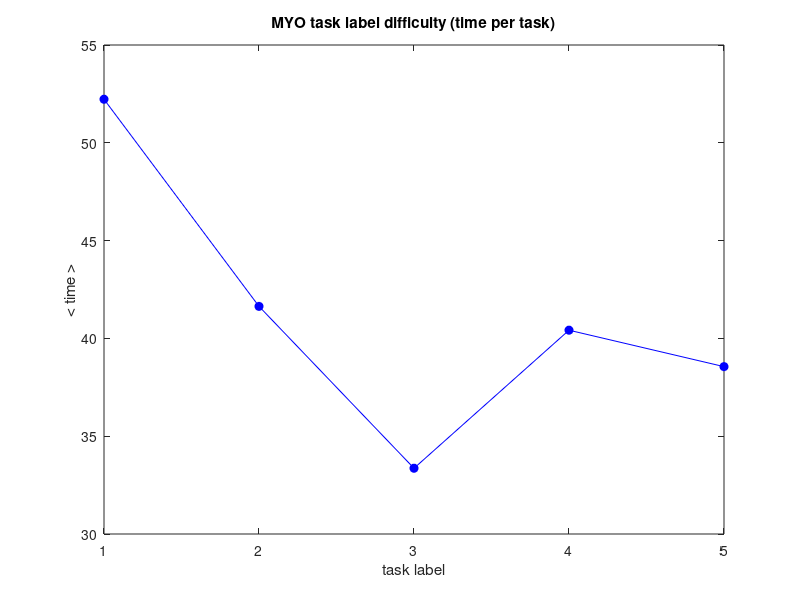
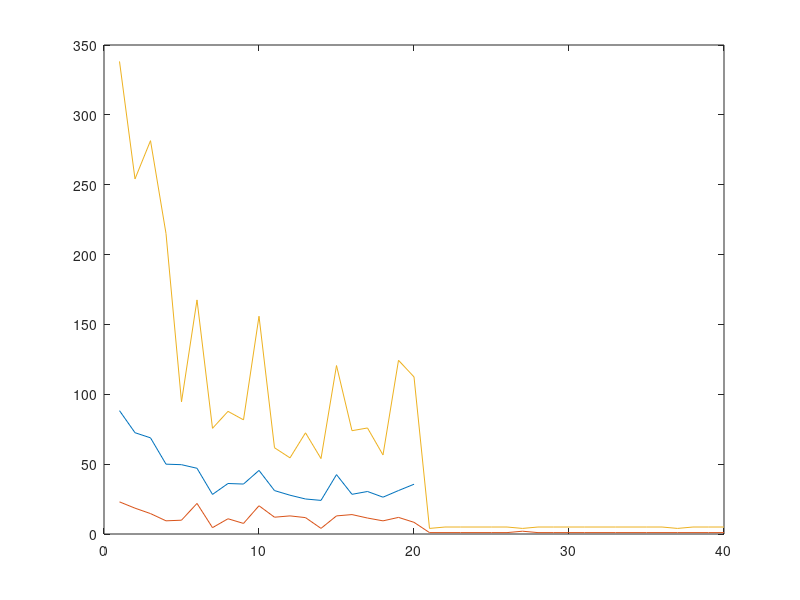
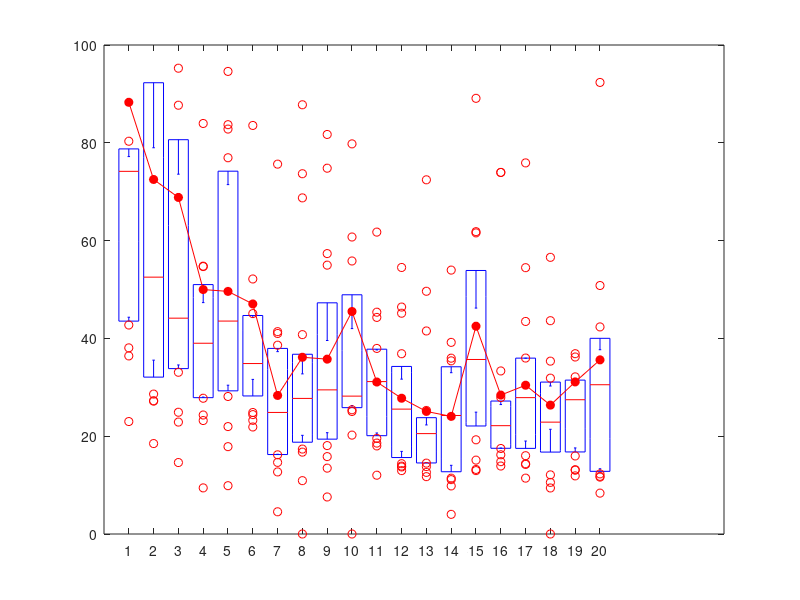

Write the MATLAB code that produced these figures, in order. (Note: this script raises an error after producing the figures.)
%% DATA ANALYSIS

clc
clear all
close all

%% Load data

% read the data file
%dataPath = '/Users/Paolo/Documents/AAU/2015-2016/Fall Semester Project/MYO-SMC705/pd_patch/results/';
%addpath( dataPath);
fid = fopen( './tasks_CLEANED.txt');
data = textscan( fid, '%f%f%f%f%f%f%s', 'delimiter', {' ',';'});
fclose(fid);

% dataset matrix: userID | taskID | taskLab | click | time | device(myo=1,pho=2)
dataset = [ data{2} data{3} data{4} data{5} data{6} strcmp( data{7}, 'myo') ];

% DEFINE INDICES:
% to select a particular combination of data, intersect the
% indices and extract the data of interest from 'dataset'.
totUsers = max( dataset(:, 1));
for i = 1:totUsers
    idx_user{i} = find( dataset(:, 1) == i );
end
for i = 1:20
    idx_taskID{i} = find( dataset(:, 2) == i );
end
for i = 1:5
    idx_taskLab{i} = find( dataset(:,3) == i );
end
idx_myo = find( dataset(:, 6) == 1 );
idx_pho = find( dataset(:, 6) == 0 );

% add average unlock time at phone (still to be measured).
unlockTime = 5;
dataset(idx_pho, 5) = dataset(idx_pho, 5) + unlockTime;

% add 2 clicks for unlock/lock at phone.
dataset(idx_pho, 4) = dataset(idx_pho, 4) + 2;


%% CHECK DATA INTEGRITY
% this part of the code gives a matrix ('missing) containing the missing 
% how many taskID are missing per user.
% The first column is the userID, the second column is the number of
% missing taskID for the myo, the third column is the number of missing
% taskID for the phone.

compare = [1:20]';
for i = 1:totUsers
    temp = dataset( intersect( idx_user{i}, idx_myo), 2);
    missing_myo{i} = setdiff( compare, temp);
    temp2 = dataset( intersect( idx_user{i}, idx_pho), 2);
    missing_pho{i} = setdiff( compare, temp2);
end


%% MYO SINGLE TASK DIFFICULTY in terms of time-to-complete-task

% in this section we calculate the time necessary to complete each taskLab 
% averaging among users and rounds. The purpose is to check if all tasks 
% have the same difficulty level.

% here we distinguish lines by taskLab, userID, myo.
% To select myo data of userID=1 and taskID=2 use idx_mix{1,2}
% Rows correspond to userID and columns to taskID.
clearvars idx_mix
for i = 1:totUsers
    for j = 1:20
        idx_mix{i,j} = intersect( intersect( idx_myo, idx_user{i}), idx_taskID{j} );
    end
end

% Initialize a matrix of totUsers rows and 5 columns containing for each
% userID the average time for completed taskLab => element (3,2) in the
% matrix corresponds to the time for userID=3 to complete taskLab=2,
% averaged over all 4 rounds for that taskLab.
% In the end we compute the average time for each taskLab among all users
% (by summing elements on each column).

MYO_taskDifficultyTime = zeros( totUsers, 5, 5);

for i = 1:totUsers
    % initialize a matrix of zeros: for each taskLab of the userID it
    % will be incremented by 1 in the corresponding element taskLab. 
    % Useful to understand if any task is missing in some round and
    % will be used when computing the average time among rounds for a
    % particular taskLab.
    roundTask = zeros(1,5);
    for j = 1:20
        % eventually missing tasks are neglected:
        % for taskID=i we count how many users are missing it and we remove
        % them from the computation of the average time
        if nnz( missing_myo{i} == j) ~= 0
            continue
        end
        % check which taskLab the taskID corresponds to and insert it in
        % the corresponding element in the matrix
        taskLab = unique( dataset( idx_mix{i,j}, 3));
        roundTask( taskLab) = roundTask( taskLab) + 1;
        MYO_taskDifficultyTime( i, taskLab, roundTask( taskLab)) = ...
            max( dataset( idx_mix{i,j}, 5));
    end
    % clear roundTask for next userID
    clearvars roundTask
end

% average over rounds for each userID and each taskLab
for i = 1:totUsers
    for j = 1:5
        MYO_taskDifficultyTime( i,j,1) = ...
            mean( nonzeros( MYO_taskDifficultyTime( i,j,:)));
    end
end

% average over userID
MYO_taskDifficultyTime( 1,:,1) = mean( MYO_taskDifficultyTime(:,:,1));

% plot
figure('Name', 'Myo task label time')
plot( MYO_taskDifficultyTime( 1, :, 1), '-ob', 'MarkerFaceColor', 'b')

% plot settings
title( 'MYO task label difficulty (time per task)')
xlabel( 'task label')
ylabel( '< time >' )
set( gca, 'XTick', [1:5])

% use difficulty as a weigth for task time when plotting learning curve
weights = MYO_taskDifficultyTime(1,1,1) * ...
    (ones( 1,5) ./ MYO_taskDifficultyTime( 1,:,1));





%% MYO LEARNING CURVE AMONG ALL 20 TASKS (SISTEMARE DETTAGLI GRAFICI)

% here we distinguish lines by userID, taskID, myo.
% To select myo data of userID=1 and taskID=2 use idx_mix{1,2}.
% Rows correspond to userID and columns to taskID.
for i = 1:totUsers
    for j = 1:20
        idx_mix{i,j} = intersect( intersect( idx_myo, idx_user{i}), idx_taskID{j} );
    end
end

% Initialize a matrix of totUsers rows by 20 columns that will contain 
% the time necessary for each userID to complete taskID
% The time of each single line is cumulative until the taskID increment.
% Total time for the taskID to be completed is the maximum of all the time
% for that taskID.
MYO_taskTime = zeros( totUsers, 20, 2);
for i = 1:20
    for j = 1:totUsers
        % eventually missing tasks are neglected:
        % for taskID=i we count how many users are missing it and we remove
        % them from the computation of the average time
        if nnz( missing_myo{j} == i) ~= 0
            continue
        end
        % time for completed taskID is the max for that particular taskID
        MYO_taskTime(j,i,1) = max( dataset( idx_mix{j,i}, 5));
        MYO_taskTime(j,i,2) = unique( dataset( idx_mix{j,i}, 3));
    end
end

% average time for each taskID
MYO_averageTaskTime = zeros( 1, 20);
for i = 1:20
    MYO_averageTaskTime(i) = mean( nonzeros( MYO_taskTime( :,i,1)));
end

% weighted average time for each taskID
MYO_weightedAverageTaskTime = zeros( 1, 20);
for i = 1:20
    missing = 0;
    for j = 1:totUsers
        if nnz( missing_myo{j} == i) ~= 0
            missing = missing + 1;
            continue
        end
        MYO_weightedAverageTaskTime(1, i) = MYO_weightedAverageTaskTime(1, i) + ...
            weights( MYO_taskTime(j,i,2)) .* MYO_taskTime(j,i,1);
    end
    MYO_weightedAverageTaskTime(1,i) = MYO_weightedAverageTaskTime(1,i) / ( sum( weights) * (totUsers - missing) );
end

% minimum time for each taskID
temp = MYO_taskTime;
temp( ~temp) = Inf;
MYO_minTaskTime = min( temp);
clearvars temp

% maximum time for each taskID
MYO_maxTaskTime = max( MYO_taskTime);

% plot average time with min and max times
fig1 = figure('Name', 'Learning curve: average, min, max')
plot( MYO_averageTaskTime(:))
hold on
plot( MYO_minTaskTime(:))
hold on
plot( MYO_maxTaskTime(:))

% plot percentiles of task time with boxplot
fig2 = figure('Name', 'Learning curve: percentiles (25, 75)')
boxplot( MYO_taskTime, 'Whisker', 0)
h=findobj(gca,'tag','Outliers');
delete(h)
set( gca, 'YLim', [0,100])
hold on
plot( MYO_averageTaskTime, '-or', 'MarkerFaceColor', 'r')
hold on

% compute percentiles (25,75) and plot them
perc25_75 = prctile( MYO_taskTime, [25,75]);
errBar = perc25_75(1,:) - MYO_averageTaskTime;
errBar = [ errBar; perc25_75(2,:) - MYO_averageTaskTime];
fig3 = figure('Name', 'Learning curve: percentiles (25, 75)')
plot( MYO_averageTaskTime, '-ob', 'MarkerFaceColor', 'b')
hold on
errorbar([1:20], MYO_averageTaskTime, errBar(1,:), errBar(2,:), ...
    'r', 'Marker', 'none', 'LineStyle', 'none', 'LineWidth', 1.2 );

% plot percentiles (25,75) as curves
fig4 = figure('Name', 'Learning curve: percentiles curves (25, 75)')
plot( MYO_averageTaskTime, '-ob', 'MarkerFaceColor', 'b')
hold on
plot( perc25_75(1,:), '-^r')
hold on
plot( perc25_75(2,:), '-^r')

% plot settings
set( gca, 'xTick', [1:20])
set( gca, 'xLim', [0,21])


fig5 = figure('Name', 'Power law')
plot( MYO_averageTaskTime)
hold on
pLaw = [1:20] .^ (-.4) .* MYO_averageTaskTime(1);
plot( pLaw);



% plot settings
title( 'MYO and PHONE learning curve')
xlabel( 'task #')
ylabel( '< time >' )


%% PHONE LEARNING CURVE AMONG ALL 20 TASKS (SISTEMARE COME PER MYO)

% here we distinguish lines by userID, taskID, pho.
% To select myo data of userID=1 and taskID=2 use idx_mix{1,2}.
% Rows correspond to userID and columns to taskID.
for i = 1:totUsers
    for j = 1:20
        idx_mix{i,j} = intersect( intersect( idx_pho, idx_user{i}), idx_taskID{j} );
    end
end

% Initialize an array of 20 elements that will contain the time necessary 
% for each single completed taskID, for each single userID.
% The time of each single line is cumulative until the taskID increment.
% Total time for the taskID to be completed is the maximum of all the time
% for that taskID.
PHO_timeCompletedTask = zeros(20, 2);
for i = 1:20
    missing = 0;
    for j = 1:totUsers
        % eventually missing tasks are neglected:
        % for taskID=i we count how many users are missing it and we remove
        % them from the computation of the average time
        if nnz( missing_pho{j} == i) ~= 0
            missing = missing + 1;
            continue
        end
        % time for completed taskID is averaged over users
        PHO_timeCompletedTask(i,1) = PHO_timeCompletedTask(i,1) + max( dataset( idx_mix{j,i}, 5));
        % compute variance (for error bars)
        PHO_timeCompletedTask(i,2) = PHO_timeCompletedTask(i,2) + ( max( dataset( idx_mix{j,i}, 5)))^2
    end
    PHO_timeCompletedTask(i,1) = PHO_timeCompletedTask(i,1) / (totUsers - missing);
    PHO_timeCompletedTask(i,2) = PHO_timeCompletedTask(i,2) / (totUsers - missing);
    PHO_timeCompletedTask(i,2) = sqrt( PHO_timeCompletedTask(i,2) - ( PHO_timeCompletedTask(i,1) )^2 );
end

hold on
plot( PHO_timeCompletedTask, '-^r', 'MarkerFaceColor', 'r' )


% plot settings
legend( 'MYO','PHONE')



%% MYO SINGLE TASK DIFFICULTY in terms of clicks-to-complete-task (TEMP)

% in this section we calculate the number of 'clicks' necessary to 
% complete each taskLab averaging among users and rounds. The purpose is 
% to check if all tasks have the same difficulty level.

% here we distinguish lines by taskLab, userID, myo.
% To select myo data of userID=1 and taskID=2 use idx_mix{1,2}
% Rows correspond to userID and columns to taskID.
clearvars idx_mix

for i = 1:totUsers
    for j = 1:20
        idx_mix{i,j} = intersect( intersect( idx_myo, idx_user{i}), idx_taskID{j} );
    end
end

% Initialize a matrix of totUsers rows and 5 columns containing for each
% userID the average number of clicks for completed taskLab => element 
% (3,2) in the matrix corresponds to the number of clicks for userID=3 
% to complete taskLab=2, averaged over all 4 rounds for that taskLab.
% NOTE: number of clicks is not cumulative during taskID => clicks will be
% summed over that taskID.
% In the end we compute the average number of clicks for each taskLab 
% among all users (by summing elements on each column).

MYO_taskDifficultyClicks = zeros( totUsers, 5);

for i = 1:totUsers
    % initialize a matrix of zeros: for each taskLab of the userID it
    % will be incremented by 1 in the corresponding element taskLab. 
    % Useful to understand if any task is missing in some round and
    % will be used when computing the average number of clicks among 
    % rounds for a particular taskLab.
    roundTask = zeros(1,5);
    for j = 1:20
        % eventually missing tasks are neglected:
        % for taskID=i we count how many users are missing it and we remove
        % them from the computation of the average number of clicks.
        if nnz( missing_myo{i} == j) ~= 0
            continue
        end
        % check which taskLab the taskID corresponds to and insert it in
        % the corresponding element in the matrix
        taskLab = unique( dataset( idx_mix{i,j}, 3));
        MYO_taskDifficultyClicks( i, taskLab) = MYO_taskDifficultyClicks( i, taskLab) + sum( dataset( idx_mix{i,j}, 4));
        roundTask( 1, taskLab) = roundTask( 1, taskLab) + 1;
    end
    % average among all rounds (some taskLab may miss a round!)
    MYO_taskDifficultyClicks( i, :) ./ roundTask;
    clearvars roundTask
end


% here we calculate average taskLab number of clicks among all users and 
% we write it in the first line of MYO_taskDifficultyClicks
for i = 1:5
    MYO_taskDifficultyClicks( 1, i) = mean( MYO_taskDifficultyClicks( :, i));
end

figure(3)
plot( MYO_taskDifficultyClicks( 1, :), '-or', 'MarkerFaceColor', 'r')

% plot settings
title( 'MYO single task difficulty (number of clicks for task)')
xlabel( 'task label')
ylabel( '< clicks >' )
set( gca, 'XTick', [1:5])



%% MYO SINGLE TASK DIFFICULTY in terms of attempts-to-complete-task (TEMP)

% in this section we calculate the number of attempts necessary to 
% complete each taskLab averaging among users and rounds. The purpose is 
% to check if all tasks have the same difficulty level.

% here we distinguish lines by taskLab, userID, myo.
% To select myo data of userID=1 and taskID=2 use idx_mix{1,2}
% Rows correspond to userID and columns to taskID.
clearvars idx_mix

for i = 1:totUsers
    for j = 1:20
        idx_mix{i,j} = intersect( intersect( idx_myo, idx_user{i}), idx_taskID{j} );
    end
end

% Initialize a matrix of totUsers rows and 5 columns containing for each
% userID the average number of attempts for completed taskLab => element 
% (3,2) in the matrix corresponds to the number of attempts for userID=3 
% to complete taskLab=2, averaged over all 4 rounds for that taskLab.
% NOTE: number of attempts is the number of consecutive rows with same
% taskID and taskLab.
% In the end we compute the average number of attempts for each taskLab 
% among all users (by summing elements on each column).

MYO_taskDifficultyAttempts = zeros( totUsers, 5);

for i = 1:totUsers
    % initialize a matrix of zeros: for each taskLab of the userID it
    % will be incremented by 1 in the corresponding element taskLab. 
    % Useful to understand if any task is missing in some round and
    % will be used when computing the average number of clicks among 
    % rounds for a particular taskLab.
    roundTask = zeros(1,5);
    for j = 1:20
        % eventually missing tasks are neglected:
        % for taskID=i we count how many users are missing it and we remove
        % them from the computation of the average number of clicks.
        if nnz( missing_myo{i} == j) ~= 0
            continue
        end
        % count number of attempts for each task (count number of rows with
        % same consecutive taskID j
        attempts = length( idx_mix{i,j})
        % check which taskLab the taskID corresponds to and insert it in
        % the corresponding element in the matrix
        taskLab = unique( dataset( idx_mix{i,j}, 3));
        MYO_taskDifficultyAttempts( i, taskLab) = MYO_taskDifficultyAttempts( i, taskLab) + attempts;
        roundTask( 1, taskLab) = roundTask( 1, taskLab) + 1;
    end
    % average among all rounds (some taskLab may miss a round!)
    MYO_taskDifficultyAttempts( i, :) ./ roundTask;
    clearvars roundTask
end


% here we calculate average taskLab number of attempts among all users and 
% we write it in the first line of MYO_taskDifficultyAttempts
for i = 1:5
    MYO_taskDifficultyAttempts( 1, i) = mean( MYO_taskDifficultyAttempts( :, i));
end

figure(4)
plot( MYO_taskDifficultyAttempts( 1, :), '-or', 'MarkerFaceColor', 'r')

% plot settings
title( 'MYO single task difficulty (number of attempts for task)')
xlabel( 'task label')
ylabel( '< attempts >' )
set( gca, 'XTick', [1:5])


